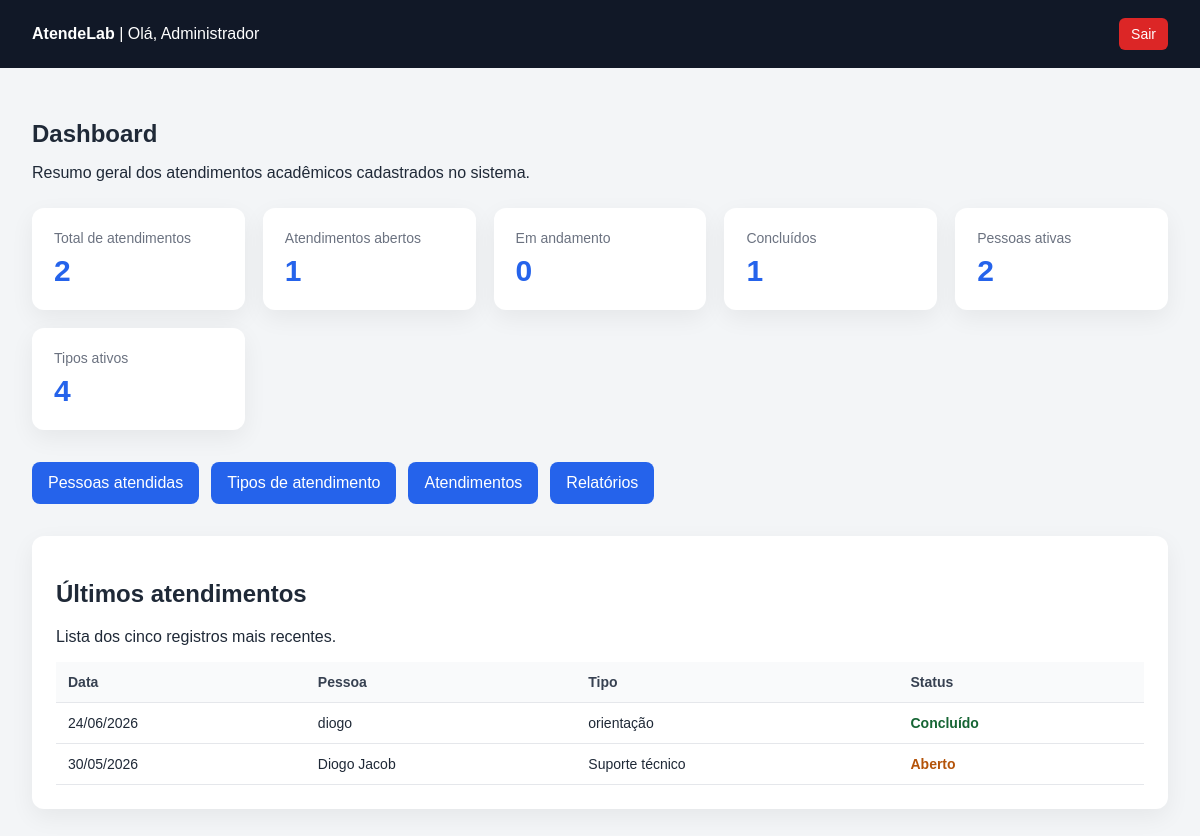
Page /dashboard.php (signed in) on the committed database.
### tables this page shows
CREATE TABLE `atendimentos` (
  `id` int(11) NOT NULL,
  `pessoa_id` int(11) NOT NULL,
  `tipo_atendimento_id` int(11) NOT NULL,
  `usuario_id` int(11) NOT NULL,
  `data_atendimento` date NOT NULL,
  `hora_atendimento` time NOT NULL,
  `descricao` text NOT NULL,
  `observacao` text DEFAULT NULL,
  `status` enum('aberto','em_andamento','concluido') DEFAULT 'aberto',
  `criado_em` timestamp NOT NULL DEFAULT current_timestamp(),
  `horario_atendimento` time DEFAULT NULL,
  `observacao_final` text DEFAULT NULL,
  `atualizado_em` timestamp NOT NULL DEFAULT current_timestamp() ON UPDATE current_timestamp()
);

CREATE TABLE `pessoas` (
  `id` int(11) NOT NULL,
  `nome` varchar(150) NOT NULL,
  `documento` varchar(30) NOT NULL,
  `email` varchar(150) NOT NULL,
  `telefone` varchar(20) DEFAULT NULL,
  `curso` varchar(120) DEFAULT NULL,
  `periodo` varchar(20) DEFAULT NULL,
  `status` enum('ativo','inativo') DEFAULT 'ativo',
  `criado_em` timestamp NOT NULL DEFAULT current_timestamp(),
  `observacoes` text DEFAULT NULL,
  `atualizado_em` timestamp NOT NULL DEFAULT current_timestamp() ON UPDATE current_timestamp()
);

CREATE TABLE `tipos_atendimentos` (
  `id` int(11) NOT NULL,
  `nome` varchar(100) NOT NULL,
  `descricao` text DEFAULT NULL,
  `status` enum('ativo','inativo') DEFAULT 'ativo',
  `criado_em` timestamp NOT NULL DEFAULT current_timestamp(),
  `atualizado_em` timestamp NOT NULL DEFAULT current_timestamp() ON UPDATE current_timestamp()
);

### dashboard.php (the view, shortened to what this page needs)
<?php
require_once __DIR__ . '/config/database.php';
$totalAtendimentos = $pdo->query("SELECT COUNT(*) FROM atendimentos")->fetchColumn();
$totalAbertos = $pdo->query("SELECT COUNT(*) FROM atendimentos WHERE status = 'aberto'")->fetchColumn();
$totalAndamento = $pdo->query("SELECT COUNT(*) FROM atendimentos WHERE status = 'em_andamento'")->fetchColumn();
$totalConcluidos = $pdo->query("SELECT COUNT(*) FROM atendimentos WHERE status = 'concluido'")->fetchColumn();
$totalPessoas = $pdo->query("SELECT COUNT(*) FROM pessoas WHERE status = 'ativo'")->fetchColumn();
$totalTipos = $pdo->query("SELECT COUNT(*) FROM tipos_atendimentos WHERE status = 'ativo'")->fetchColumn();
$sqlUltimos = "SELECT
                    atendimentos.id,
                    atendimentos.data_atendimento,
                    atendimentos.status,
                    pessoas.nome AS pessoa_nome,
                    tipos_atendimentos.nome AS tipo_nome
                FROM atendimentos
                INNER JOIN pessoas ON atendimentos.pessoa_id = pessoas.id
                INNER JOIN tipos_atendimentos ON atendimentos.tipo_atendimento_id = tipos_atendimentos.id
                ORDER BY atendimentos.criado_em DESC
                LIMIT 5";
$stmtUltimos = $pdo->query($sqlUltimos);
$ultimosAtendimentos = $stmtUltimos->fetchAll(PDO::FETCH_ASSOC);
function formatarStatus($status) {
    if ($status === 'aberto') {
        return 'Aberto';
    }
    if ($status === 'concluido') {
        return 'Concluído';
    }
    return $status;
}
?>
<!DOCTYPE html>
<html lang="pt-br">
<head>
</head>
<body>
<header>
    <div>
        <strong>AtendeLab</strong>
        <span> | Olá, <?php echo htmlspecialchars($_SESSION['usuario_nome']); ?></span>
    </div>
    <a href="logout.php">Sair</a>
</header>
<main>
    <section class="boas-vindas">
        <h1>Dashboard</h1>
        <p>Resumo geral dos atendimentos acadêmicos cadastrados no sistema.</p>
    </section>
    <section class="cards">
        <div class="card">
            <span>Total de atendimentos</span>
            <strong><?php echo $totalAtendimentos; ?></strong>
        </div>
        <div class="card">
            <span>Atendimentos abertos</span>
            <strong><?php echo $totalAbertos; ?></strong>
        </div>
        <div class="card">
            <span>Em andamento</span>
            <strong><?php echo $totalAndamento; ?></strong>
        </div>
        <div class="card">
            <span>Concluídos</span>
            <strong><?php echo $totalConcluidos; ?></strong>
        </div>
        <div class="card">
            <span>Pessoas ativas</span>
            <strong><?php echo $totalPessoas; ?></strong>
        </div>
        <div class="card">
            <span>Tipos ativos</span>
            <strong><?php echo $totalTipos; ?></strong>
        </div>
    </section>
    <section class="menu">
        <a href="pessoas/index.php">Pessoas atendidas</a>
        <a href="tipos/index.php">Tipos de atendimento</a>
        <a href="atendimentos/index.php">Atendimentos</a>
        <a href="relatorios/atendimentos.php">Relatórios</a>
    </section>
    <section class="tabela-card">
        <h2>Últimos atendimentos</h2>
        <p>Lista dos cinco registros mais recentes.</p>
        <table>
            <thead>
                <tr>
                    <th>Data</th>
                    <th>Pessoa</th>
                    <th>Tipo</th>
                    <th>Status</th>
                </tr>
            </thead>
            <tbody>
                <?php if (count($ultimosAtendimentos) > 0): ?>
                    <?php foreach ($ultimosAtendimentos as $atendimento): ?>
                        <tr>
                            <td><?php echo date('d/m/Y', strtotime($atendimento['data_atendimento'])); ?></td>
                            <td><?php echo htmlspecialchars($atendimento['pessoa_nome']); ?></td>
                            <td><?php echo htmlspecialchars($atendimento['tipo_nome']); ?></td>
                            <td>
                                <span class="status-<?php echo htmlspecialchars($atendimento['status']); ?>">
                                    <?php echo formatarStatus($atendimento['status']); ?>
                                </span>
                            </td>
                        </tr>
                    <?php endforeach; ?>
                <?php else: ?>
                    <tr>
                        <td colspan="4">Nenhum atendimento registrado.</td>
                    </tr>
                <?php endif; ?>
            </tbody>
        </table>
    </section>
</main>
</body>
</html>

### dashboard.php (style rules this page uses)
body { margin: 0; font-family: Arial, sans-serif; background: #f3f5f7; color: #1f2937; }
header { background: #111827; color: #ffffff; padding: 18px 32px; display: flex; justify-content: space-between; align-items: center; }
header a { color: #ffffff; text-decoration: none; background: #dc2626; padding: 8px 12px; border-radius: 6px; font-size: 14px; }
main { padding: 32px; }
.boas-vindas { margin-bottom: 26px; }
.boas-vindas h1 { margin-bottom: 8px; }
.cards { display: grid; grid-template-columns: repeat(auto-fit, minmax(180px, 1fr)); gap: 18px; margin-top: 24px; }
.card { background: #ffffff; padding: 22px; border-radius: 12px; box-shadow: 0 8px 24px rgba(0, 0, 0, 0.06); }
.card span { display: block; color: #6b7280; font-size: 14px; margin-bottom: 8px; }
.card strong { font-size: 30px; color: #2563eb; }
.menu { margin-top: 32px; display: flex; flex-wrap: wrap; gap: 12px; }
.menu a { background: #2563eb; color: #ffffff; padding: 12px 16px; border-radius: 8px; text-decoration: none; }
.tabela-card { margin-top: 32px; background: #ffffff; padding: 24px; border-radius: 12px; box-shadow: 0 8px 24px rgba(0, 0, 0, 0.06); }
table { width: 100%; border-collapse: collapse; margin-top: 14px; }
th, td { padding: 12px; border-bottom: 1px solid #e5e7eb; text-align: left; font-size: 14px; }
th { background: #f9fafb; color: #374151; }
.status-aberto { color: #b45309; font-weight: bold; }
.status-concluido { color: #166534; font-weight: bold; }

### rows in the picture
atendimentos: data_atendimento "24/06/2026", pessoa.nome "diogo", tipo_atendimento.nome "orientação", status "Concluído"
atendimentos: data_atendimento "30/05/2026", pessoa.nome "Diogo Jacob", tipo_atendimento.nome "Suporte técnico", status "Aberto"

### other values in the picture
$_SESSION['usuario_nome'] "Administrador"
$totalAtendimentos "2"
$totalAbertos "1"
$totalAndamento "0"
$totalConcluidos "1"
$totalPessoas "2"
$totalTipos "4"
